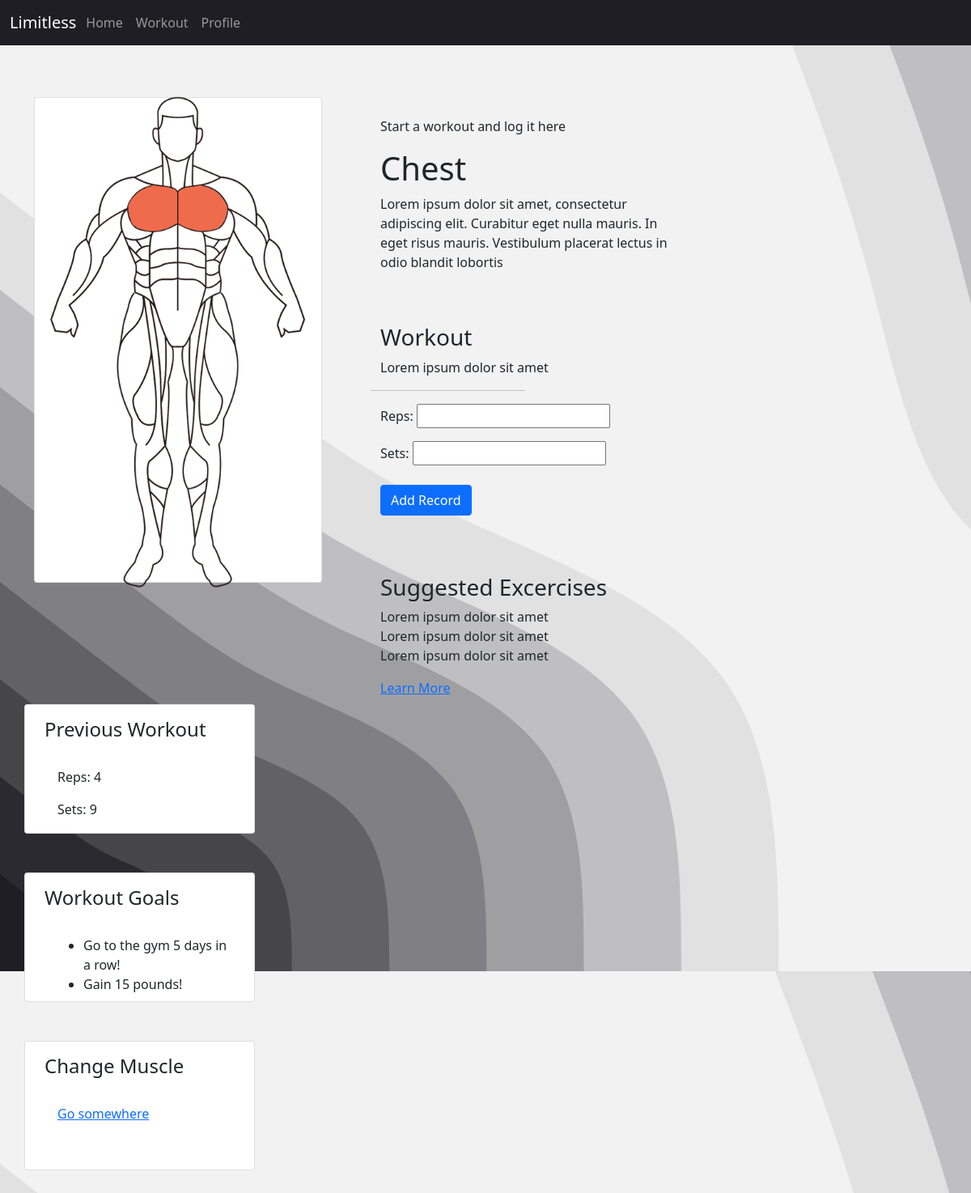
Before: /workout/chest/chest/ (signed in) with the older database file.
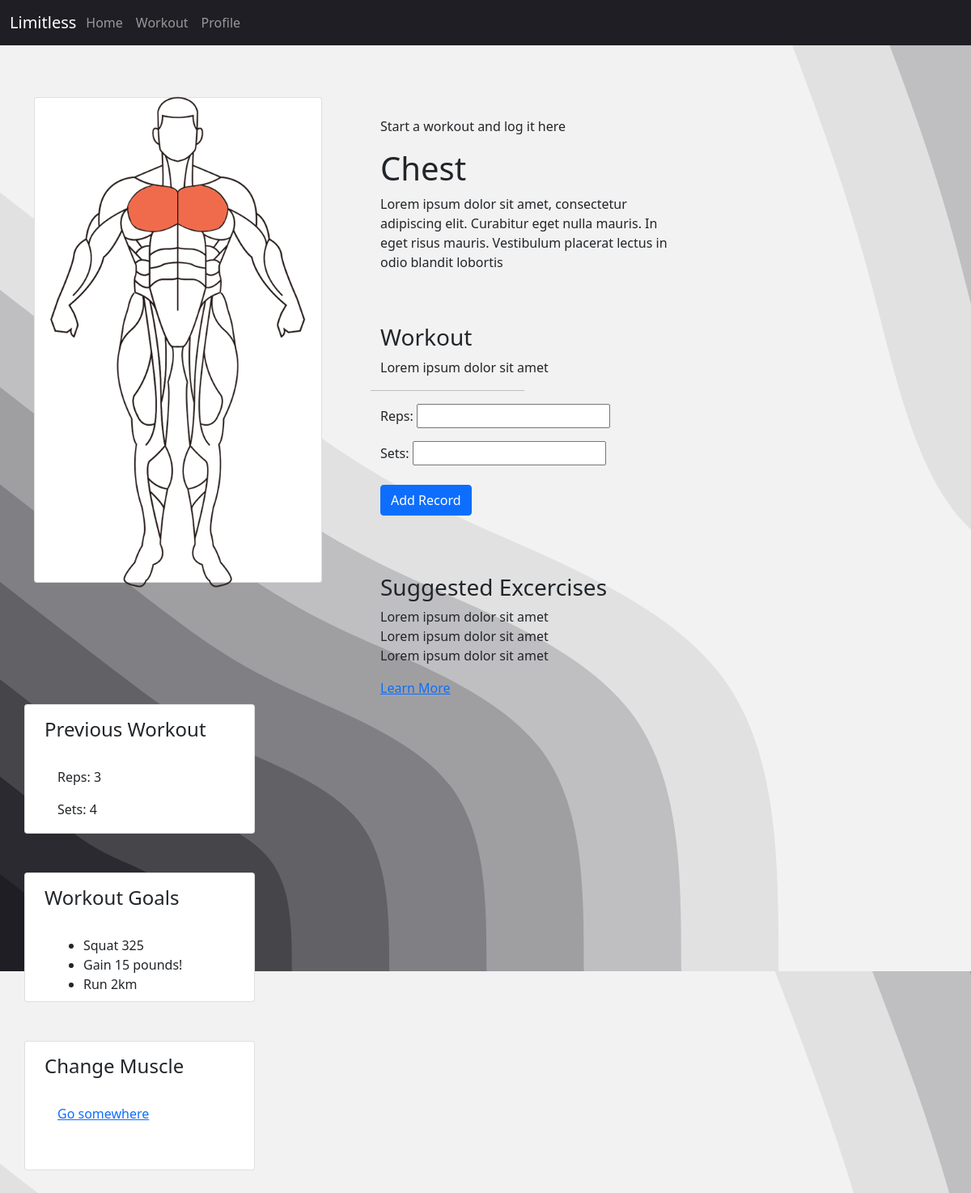
After: the same page with the newer database file.
### homepage/models.py (models this page shows, shortened)
class WorkoutRecord(models.Model):
    user = models.ForeignKey(User, on_delete=models.CASCADE)
    username = models.CharField(max_length=150)
    workout_type = models.CharField(max_length=20)
    reps = models.IntegerField()
    sets = models.IntegerField()
    created_at = models.DateTimeField(auto_now_add=True)

class Goal(models.Model):
    user = models.ForeignKey(User, on_delete=models.CASCADE)
    description = models.TextField()
    target_sets = models.IntegerField(default=0)
    completed_sets = models.IntegerField(default=0)
    target_workouts = models.IntegerField(default=0)
    completed_workouts = models.IntegerField(default=0)
    created_at = models.DateTimeField(auto_now_add=True)
    completed = models.BooleanField(default=False)  # New field to track completion

### homepage/views.py (the view)
# urls.py: path('workout/chest/<str:muscle>/', chest_workout, name='chest_workout'),
@login_required
def chest_workout(request, muscle):
    recent_workout = WorkoutRecord.objects.filter(user=request.user, workout_type=muscle).order_by('-created_at').first()
    incomplete_goals = Goal.objects.filter(user=request.user, completed=False).order_by('-created_at')[:3]
    return handle_workout_request(request, muscle, recent_workout, incomplete_goals)

### homepage/forms.py
class WorkoutRecordForm(forms.ModelForm):
    class Meta:
        model = WorkoutRecord
        exclude = ['workout_type','username','user']

### homepage/views.py (called while the page is built)
def handle_workout_request(request, muscle, recent_workout=None, incomplete_goals=None):
    if request.method == 'POST':
        form = WorkoutRecordForm(request.POST)
        if form.is_valid():
            save_workout_record(request.user, muscle, form)
            return redirect('success_page')
    else:
        form = WorkoutRecordForm()
    return render(request, f'workouts/{muscle}_workout.html', {'form': form, 'recent_workout': recent_workout, 'incomplete_goals': incomplete_goals})

### homepage/templates/workouts/chest_workout.html (shortened to what the changed rows need)
{% load static %}
<!DOCTYPE html>
<html lang="en">
<head>
    <link rel="stylesheet" href="https://cdn.jsdelivr.net/npm/bootstrap@5.0.0/dist/css/bootstrap.min.css">
    <link rel="stylesheet" href="{% static 'workouts/workout.css' %}">
    <link rel="stylesheet" href="{% static 'navbar/navbar.css' %}">
</head>
<body>
    <div class="container w-100 mt-4">
        <div class="row" style="margin-top: 8vh;">
            <div class="col-md-4 ml-4" style="margin-left: 3rem; margin-right: 3rem;">
                <div class="row mt-4 mb-5">
                    <h1>Chest</h1>
                </div>
            </div>
            <div class="col-md-3">
                <div class="row mb-5 mt-2">
                    <div class="card side-card" style="padding-left: 1.5rem;">
                        <div class="card-body">
                            {% if recent_workout %}
                                <p>Reps: {{ recent_workout.reps }}</p>
                                <p>Sets: {{ recent_workout.sets }}</p>
                            {% else %}
                                <p>No previous workout recorded.</p>
                            {% endif %}
                        </div>
                    </div>
                </div>
                <div class="row mb-5">
                    <div class="card side-card" style="padding-left: 1.5rem;">
                        <div class="card-body">
                            <ul>
                                {% for goal in incomplete_goals %}
                                <li>{{ goal.description }}</li>
                                {% endfor %}
                            </ul>
                        </div>
                    </div>
                </div>
            </div>
        </div>
    </div>
</body>
</html>

Changed rows visible on the page:
no longer on this page (row unchanged): WorkoutRecord: reps "4", sets "9"
no longer on this page (row edited): Goal: description "Go to the gym 5 days in a row!"
added WorkoutRecord: reps "3", sets "4"
added Goal: description "Squat 325"
added Goal: description "Run 2km"
